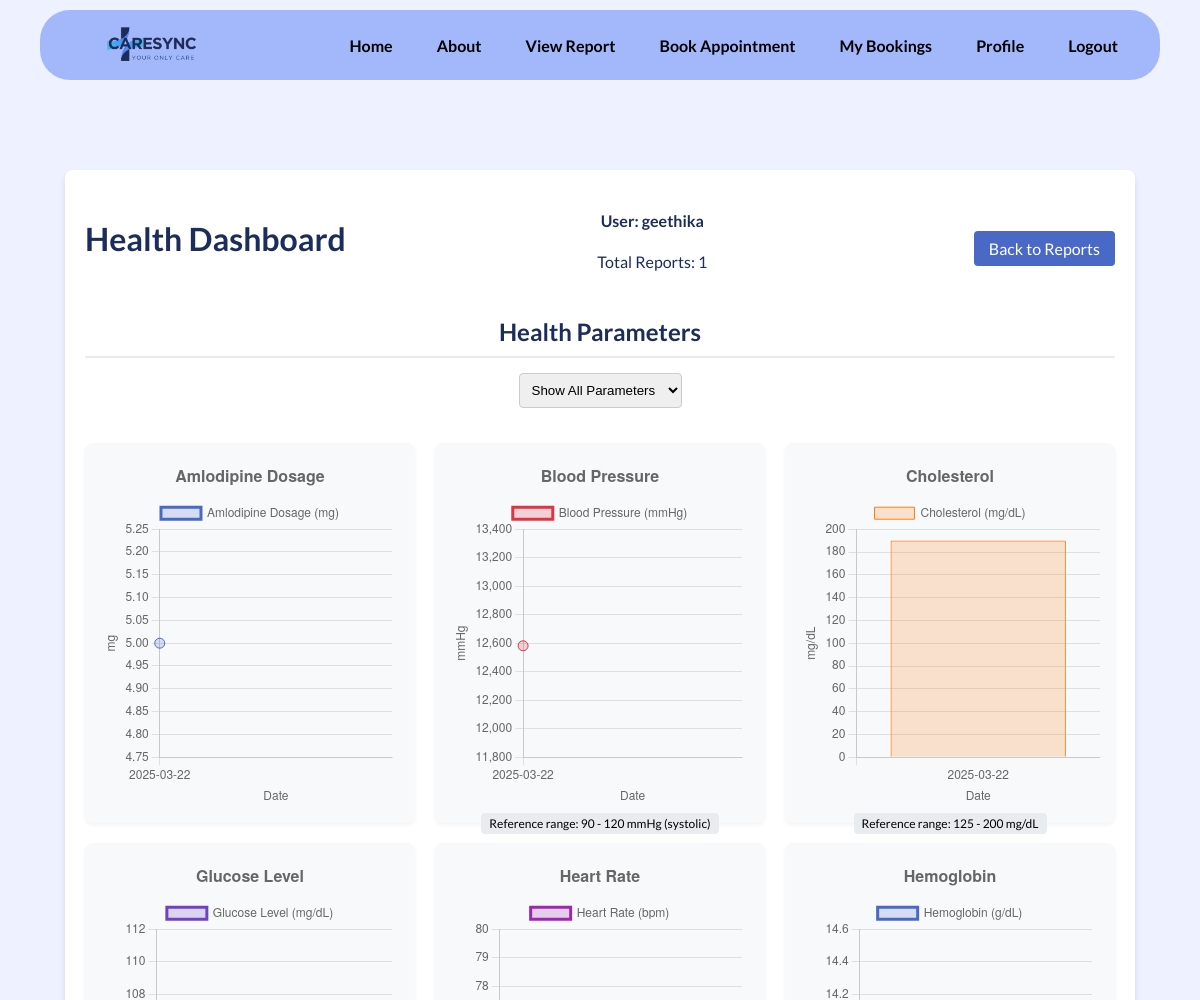
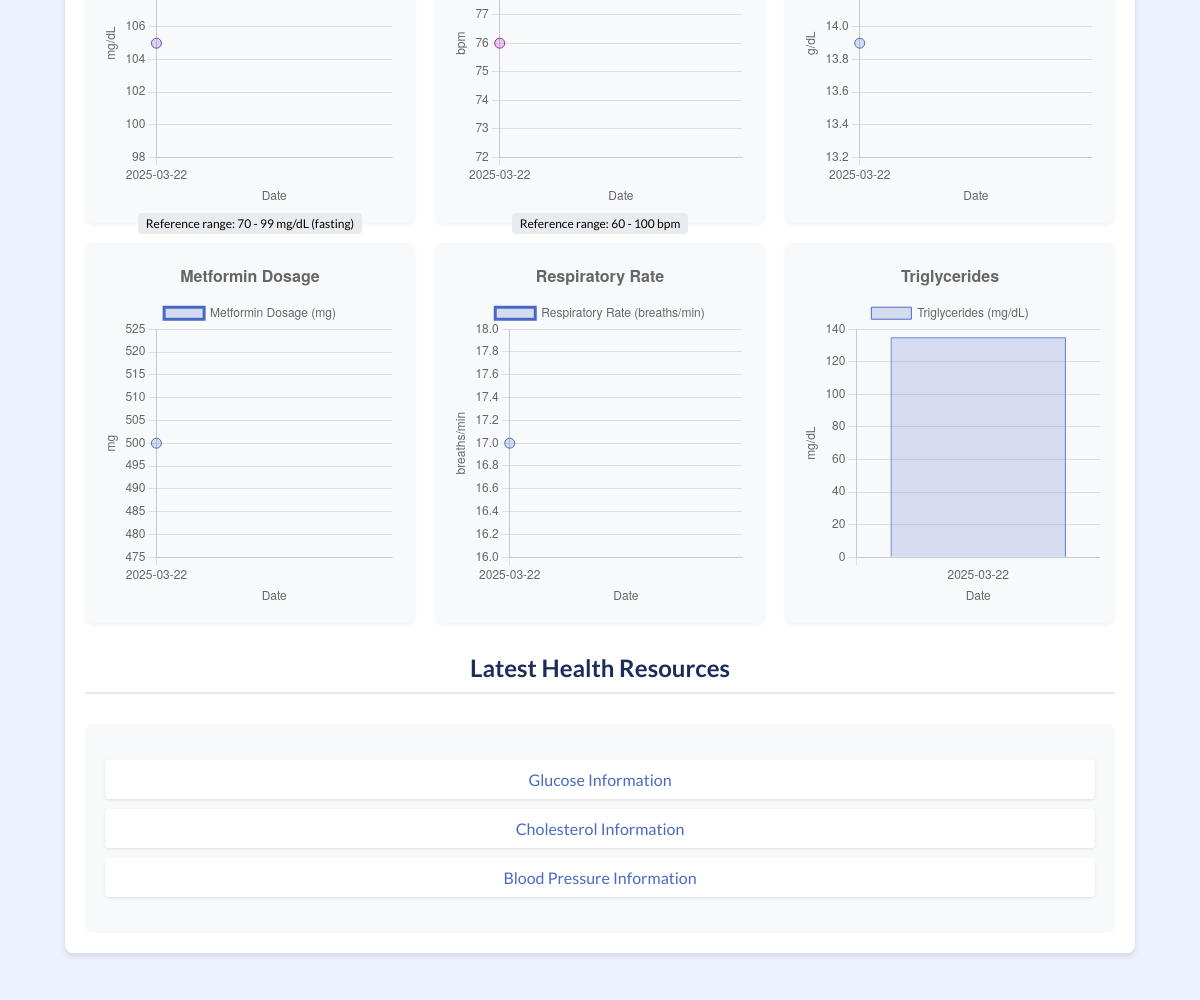
The page /reports/dashboard/ (signed in, upper part) on the database as committed earlier (2 pictures, top to bottom).
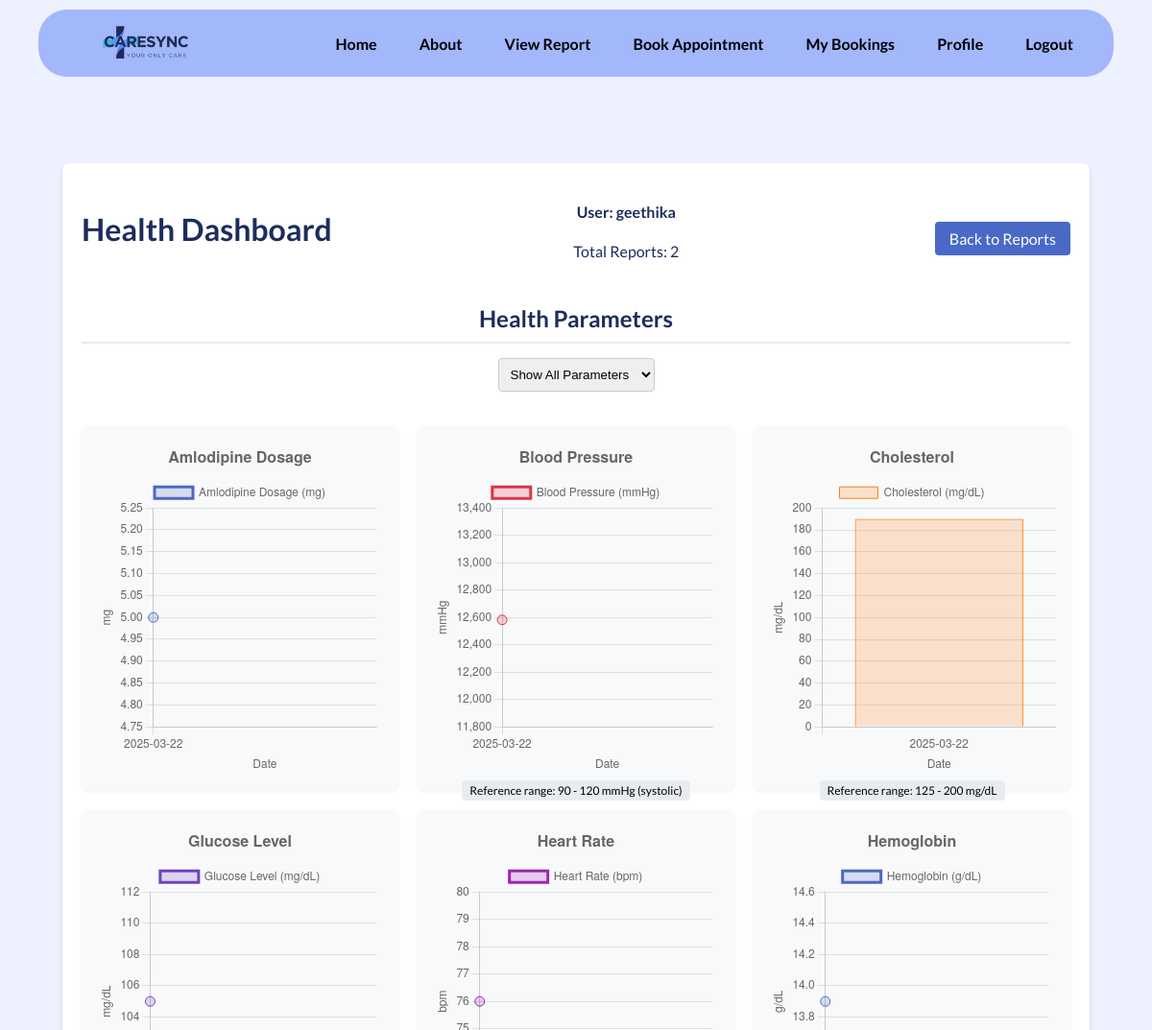
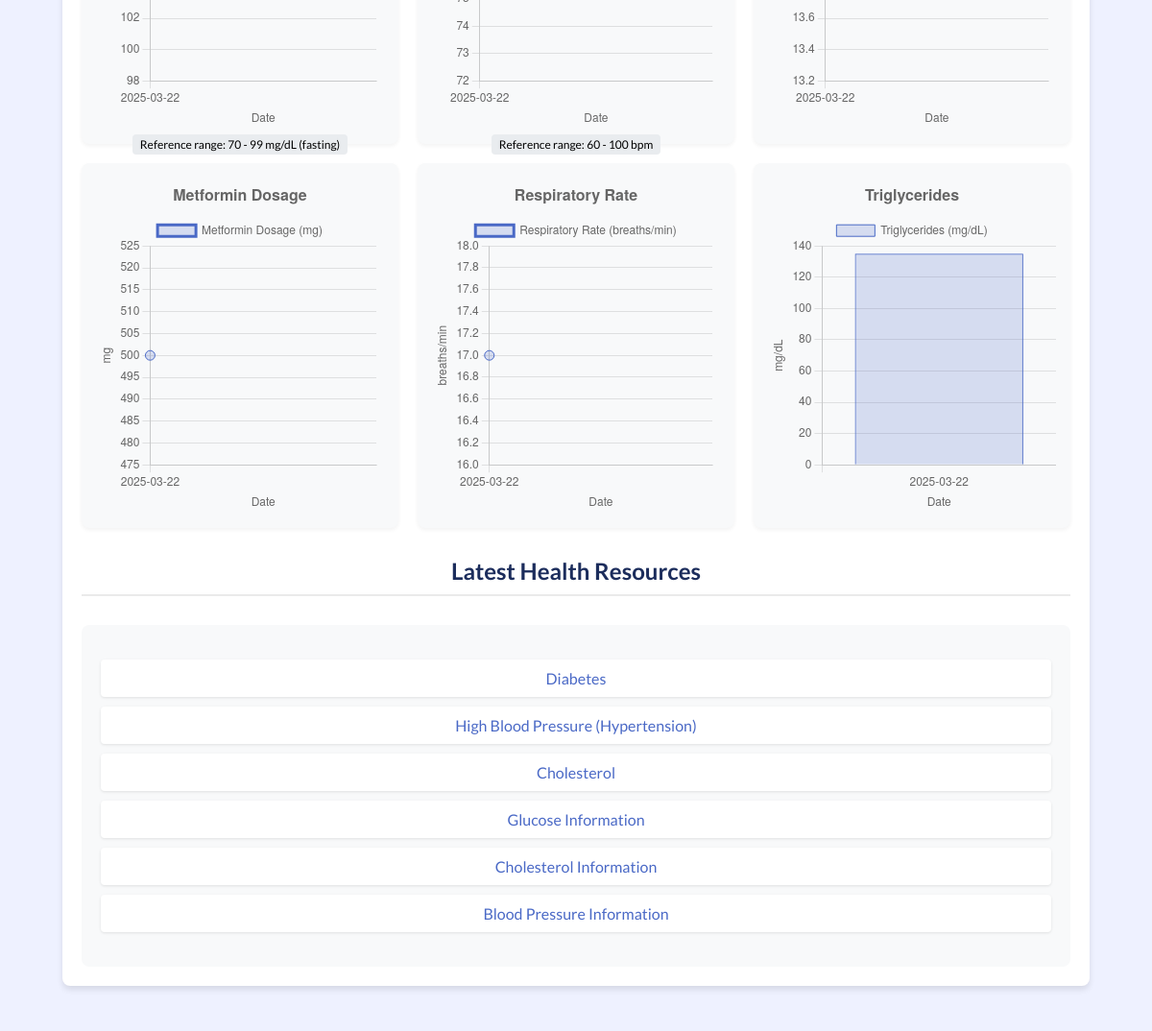
The same page on the database as committed later (2 pictures, top to bottom).
### reports/models.py (models this page shows, shortened)
class ResourceLink(models.Model):
    phone_number = models.CharField(max_length=15)  # Keep for backward compatibility
    title = models.CharField(max_length=255)
    url = models.URLField()
    report = models.ForeignKey(Report, on_delete=models.CASCADE, related_name='links')
    added_date = models.DateTimeField(default=timezone.now)
    class Meta:
        indexes = [
            models.Index(fields=['phone_number']),
        ]

### reports/views.py (the view)
# urls.py: path('dashboard/', views.user_dashboard, name='user_dashboard'),
@login_required
def user_dashboard(request):
    reports = Report.objects.filter(user=request.user).order_by('-uploaded_at')
    if not reports.exists():
        return render(request, 'dashboard.html', {
            'error': 'No reports found',
            'username': request.user.username
        })
    report_ids = reports.values_list('id', flat=True)
    parameters = HealthParameter.objects.filter(report_id__in=report_ids).order_by('parameter_name', 'recorded_date')
    param_data = {}
    for param in parameters:
        if param.parameter_name not in param_data:
            param_data[param.parameter_name] = {
                'values': [],
                'dates': [],
                'unit': param.unit or ''
            }
        param_data[param.parameter_name]['values'].append(param.parameter_value)
        param_data[param.parameter_name]['dates'].append(param.recorded_date.strftime('%Y-%m-%d'))
    resource_links = ResourceLink.objects.filter(
        report_id__in=report_ids
    ).order_by('-added_date')[:10]  # Get the 10 most recent links
    context = {
        'username': request.user.username,
        'reports': reports,
        'parameter_data': json.dumps(param_data),
        'resource_links': resource_links,
        'latest_report': reports.first() if reports.exists() else None
    }
    return render(request, 'dashboard.html', context)

### reports/templates/dashboard.html (shortened to what this page needs)
{% extends "base.html" %}
{% block content %}
<div class="dashboard-container" style=" margin-top: 150px;">
    {% if error %}
        <div class="error-message">{{ error }}</div>
    {% else %}
        <div class="dashboard-header">
            <h1 class="dashboard-title">Health Dashboard</h1>
            <div class="info-card">
                <h4>User: {{ username }}</h4>
                <p>Total Reports: {{ reports.count }}</p>
            </div>
            <a href="{% url 'reports:folder_list' %}" class="back-link">Back to Reports</a>
        </div>
        <h2 class="section-title">Health Parameters</h2>
        <div id="parameter-selection">
            <select id="chart-select" class="chart-select" onchange="showSelectedChart()">
                <option value="all">Show All Parameters</option>
            </select>
        </div>
        <div id="all-charts-container" class="charts-grid">
        </div>
        <h2 class="section-title">Latest Health Resources</h2>
        <div class="resource-links">
            {% if resource_links %}
                <ul>
                    {% for link in resource_links %}
                        <li>
                            <a href="{{ link.url }}" target="_blank">{{ link.title }}</a>
                        </li>
                    {% endfor %}
                </ul>
            {% else %}
                <p class="no-data-message">No resource links available yet. These will appear after analyzing your health reports.</p>
            {% endif %}
        </div>
    {% endif %}
</div>
{% endblock %}

Rows that differ between the two databases and show on the page:
added ResourceLink: title "Diabetes"
added ResourceLink: title "High Blood Pressure (Hypertension)"
added ResourceLink: title "Cholesterol"
Other text that changed with them:
{{ reports.count }}: "1" → "2"
